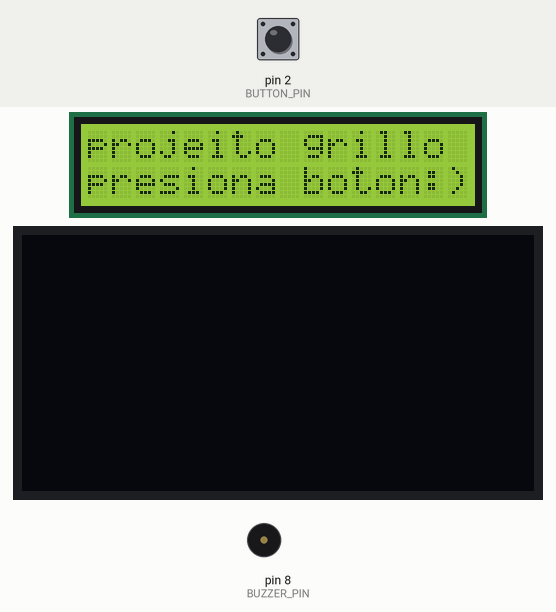
The sketch below on a simulated Arduino Uno, built with avr-gcc and run on an emulated ATmega328P. On the bench: 16×2 character LCD, 128×64 one-colour display, buzzer (waves = sounding). The test bench sets the inputs (shaded band); at power-on: pin 2 (BUTTON_PIN) HIGH. Random numbers use the default seed unless the sketch sets one.

Above: at 1.3 s.
1.4 s: pin 2 (BUTTON_PIN) pulled LOW for 0.15 s
At 3.6 s:
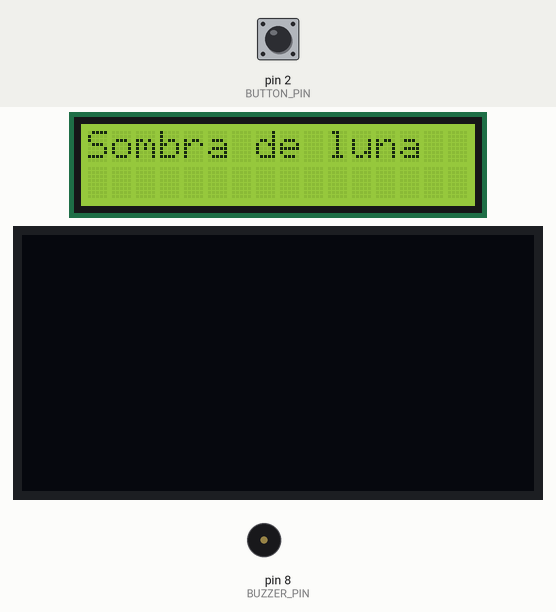
At 7.3 s:
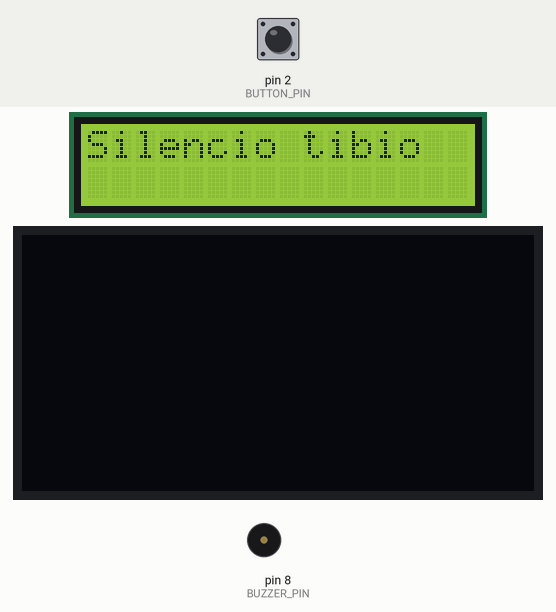
11.5 s: pin 2 (BUTTON_PIN) pulled LOW for 3.2 s
At 27.7 s:
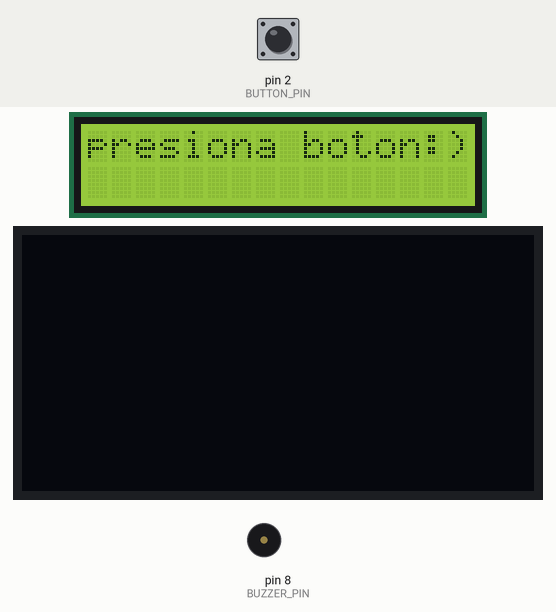
Timing chart, 0 to 28.2 s (numbered marks = the images above; inputs shaded):
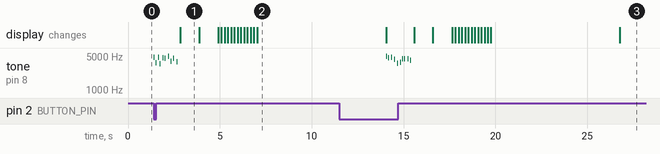

The sketch:

projeitoGrillos.ino
```cpp
/*
 proyecto grillos recitando haikus !

 ⢀⡀⠀⠀⠀⠀⠀⠀⠀⠀⠀⠀⠀⠀⠀⠀⠀⠀⠀⠀⠀⠀⠀⠀⠀⠀⠀⠀⠀⠀
⢻⣿⡗⢶⣤⣀⠀⠀⠀⠀⠀⠀⠀⠀⠀⠀⠀⠀⠀⠀⠀⠀⠀⠀⠀⠀⠀⣀⣠⣄
⠀⢻⣇⠀⠈⠙⠳⣦⣀⠀⠀⠀⠀⠀⠀⠀⠀⠀⠀⠀⠀⠀⣀⣤⠶⠛⠋⣹⣿⡿
⠀⠀⠹⣆⠀⠀⠀⠀⠙⢷⣄⣀⣀⣀⣤⣤⣤⣄⣀⣴⠞⠋⠉⠀⠀⠀⢀⣿⡟⠁
⠀⠀⠀⠙⢷⡀⠀⠀⠀⠀⠉⠉⠉⠀⠀⠀⠀⠀⠀⠀⠀⠀⠀⠀⠀⣠⡾⠋⠀⠀
⠀⠀⠀⠀⠈⠻⡶⠂⠀⠀⠀⠀⠀⠀⠀⠀⠀⠀⠀⠀⠀⠀⢠⣠⡾⠋⠀⠀⠀⠀
⠀⠀⠀⠀⠀⣼⠃⠀⢠⠒⣆⠀⠀⠀⠀⠀⠀⢠⢲⣄⠀⠀⠀⢻⣆⠀⠀⠀⠀⠀
⠀⠀⠀⠀⢰⡏⠀⠀⠈⠛⠋⠀⢀⣀⡀⠀⠀⠘⠛⠃⠀⠀⠀⠈⣿⡀⠀⠀⠀⠀
⠀⠀⠀⠀⣾⡟⠛⢳⠀⠀⠀⠀⠀⣉⣀⠀⠀⠀⠀⣰⢛⠙⣶⠀⢹⣇⠀⠀⠀⠀
⠀⠀⠀⠀⢿⡗⠛⠋⠀⠀⠀⠀⣾⠋⠀⢱⠀⠀⠀⠘⠲⠗⠋⠀⠈⣿⠀⠀⠀⠀
⠀⠀⠀⠀⠘⢷⡀⠀⠀⠀⠀⠀⠈⠓⠒⠋⠀⠀⠀⠀⠀⠀⠀⠀⠀⢻⡇⠀⠀⠀
⠀⠀⠀⠀⠀⠈⡇⠀⠀⠀⠀⠀⠀⠀⠀⠀⠀⠀⠀⠀⠀⠀⠀⠀⠀⢸⣧⠀⠀⠀
⠀⠀⠀⠀⠀⠈⠉⠉⠉⠉⠉⠉⠉⠉⠉⠉⠉⠉⠉⠉⠉⠉⠉⠉⠉⠉⠁⠀⠀⠀

*/

#include <Wire.h>
#include <LiquidCrystal_I2C.h>
#include <Adafruit_GFX.h>
#include <Adafruit_SSD1306.h>
#include <avr/pgmspace.h> // esto sirve para almacenar datos en PROGMEM

#define OLED_RESET -1
#define BUTTON_PIN 2
#define BUZZER_PIN 8  // pin donde conectar el buzzer

Adafruit_SSD1306 display(128, 64, &Wire, OLED_RESET);
LiquidCrystal_I2C lcd(0x27, 16, 2); // dirección típica del LCD


/*

versos en estructura métrica del haiku 5-7-5
 PROGMEM es para guardar datos en la memoria flash en lugar de la RAM, es ideal para datos que no cambian
 (versos generados por chatyipiti, quizás haga una búsqueda en haikus)
*/

const char verso1[][20] PROGMEM = {
  "Luz entre hojas",
  "Sopla la brisa",
  "Canta el grillo",
  "Rosa dormida",
  "Tierra mojada",
  "Sombra de luna",
  "Lago sin eco",
  "Piedra que sueña",
  "Vuela la hoja",
  "Campo vacio"
};

const char verso2[][25] PROGMEM = {
  "Noche que respira",
  "Sombra que camina",
  "Río sin luna",
  "Ecos del viento",
  "Sueños que tiemblan",
  "Vuela el silencio",
  "Cruza la neblina",
  "Brilla el rocío",
  "Ojos del bosque",
  "Tiempo sin nombre"
};

const char verso3[][20] PROGMEM = {
  "Sueña la tierra",
  "Silencio tibio",
  "Todo descansa",
  "Nada se queda",
  "Todo regresa",
  "Luz que se apaga",
  "Cae la estrella",
  "Brilla el olvido",
  "Fin de la lluvia",
  "Vuelve la calma"
};

const int total1 = sizeof(verso1) / sizeof(verso1[0]);
const int total2 = sizeof(verso2) / sizeof(verso2[0]);
const int total3 = sizeof(verso3) / sizeof(verso3[0]);

char buffer[30]; // buffer temporal para leer desde PROGMEM

void setup() {
  pinMode(BUTTON_PIN, INPUT_PULLUP);
  pinMode(BUZZER_PIN, OUTPUT);

  lcd.init();
  lcd.backlight();

  display.begin(SSD1306_SWITCHCAPVCC, 0x3C);
  display.clearDisplay();

  randomSeed(analogRead(A0)); // semilla aleatoria para que los haikus no se repitan siempre igual

  lcd.setCursor(0, 0);
  lcd.print("projeito grillo");
  lcd.setCursor(0, 1);
  lcd.print("presiona boton:)");
}

void loop() {
  if (digitalRead(BUTTON_PIN) == LOW) {
    reproducirGrillos();
    mostrarHaiku();
    animarOLED();

    delay(7000);
    lcd.clear();
    display.clearDisplay();
    lcd.setCursor(0, 0);
    lcd.print("presiona boton:)");
  }
}

/*
 configuración más funcional
 reproducirGrillos (buzzer) + mostrarHaikus + leer verso
 (falta ver detalles de animación OLED)
*/

void reproducirGrillos() {
  for (int i = 0; i < 10; i++) {
    int tono = random(3500, 5000); // tonos agudos:v
    tone(BUZZER_PIN, tono, 50);
    delay(random(80, 200));
  }
  noTone(BUZZER_PIN);
}


void mostrarHaiku() {
  lcd.clear();

//  aki se eligen versos al azar
  int i1 = random(total1);
  int i2 = random(total2);
  int i3 = random(total3);

  lcd.clear();
  lcd.setCursor(0, 0);
  leerVerso(verso1[i1]);
  delay(1000);

  lcd.clear();
  lcd.setCursor(0, 0);
  leerVerso(verso2[i2]);
  delay(1000);

  lcd.clear();
  lcd.setCursor(0, 0);
  leerVerso(verso3[i3]);
}

void leerVerso(const char *verso) {
  strcpy_P(buffer, verso);
  lcd.print(buffer);
}


// aki iría la animación OLED si tuviera una jejej

void animarOLED() {
  for (int i = 0; i < 12; i++) {
    display.clearDisplay();
    display.fillCircle(20 + i * 8, 40 - (i % 2) * 6, 4, WHITE);
    display.display();
    delay(150);
  }
  display.clearDisplay();
  display.display();
}
```

Measured:
- after the input at 1.4 s, tone on pin 8 (BUZZER_PIN): plays 4684 Hz for 0.05 s, 3634 Hz for 0.05 s, 4676 Hz for 0.05 s, 3500 Hz for 0.05 s, 4567 Hz for 0.05 s, 4468 Hz for 0.05 s … (10 notes in this stretch), starting at once; the display: changes after 1.5 s (image 1)
- after the input at 11.5 s, tone on pin 8 (BUZZER_PIN): plays 4912 Hz for 0.05 s, 4653 Hz for 0.05 s, 4738 Hz for 0.05 s, 4247 Hz for 0.05 s, 3582 Hz for 0.05 s, 3676 Hz for 0.05 s … (10 notes in this stretch), starting after 2.5 s
- what the display in image 1 shows lasts 1.0 s, from 2.9 s to 3.9 s
